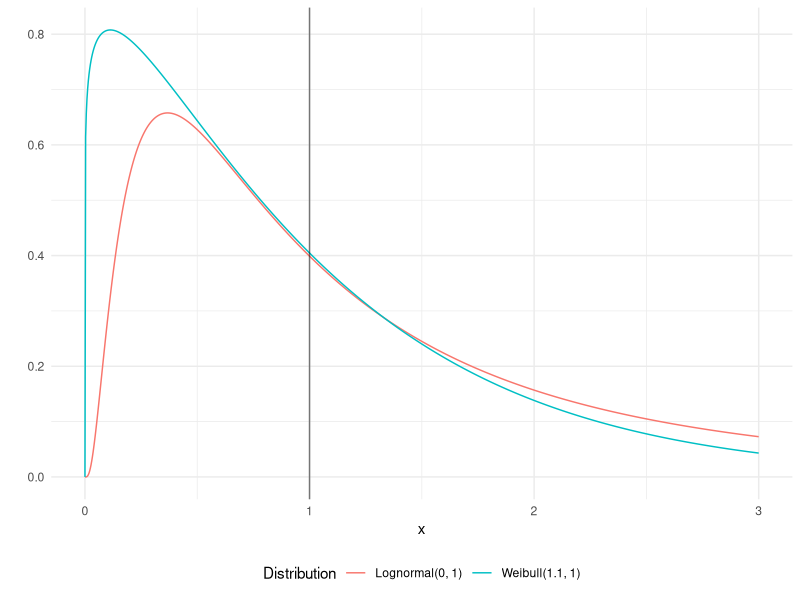

Recreate this plot in R.
library(tidyverse)

x_vals <- seq(0, 3, length.out = 1000)

# Create data frame with both densities
df <- tibble(
  x = rep(x_vals, 2),
  density = c(dweibull(x_vals, shape = 1.1, scale = 1),
              dlnorm(x_vals, meanlog = 0, sdlog = 1)),
  dist = rep(c("Weibull(1.1, 1)", "Lognormal(0, 1)"), each = length(x_vals))
)



# Plot
prior_difference_plot <-
ggplot(df, aes(x = x, y = density, color = dist)) +
  geom_line() +
  geom_vline(aes(xintercept=1), alpha=0.5)+
  labs(
    x = "x",
    y="",
    color = "Distribution",
    fill = "Distribution"
  ) + theme_minimal() +theme(legend.position = "bottom")


ggsave("prior_difference.pdf",
       prior_difference_plot,
       path = "~/Documents/Risk-Neutral-Probability/Figures/",
       width = 297 / 1.6,
       height = 210 / 1.6,
       units = "mm"
)
